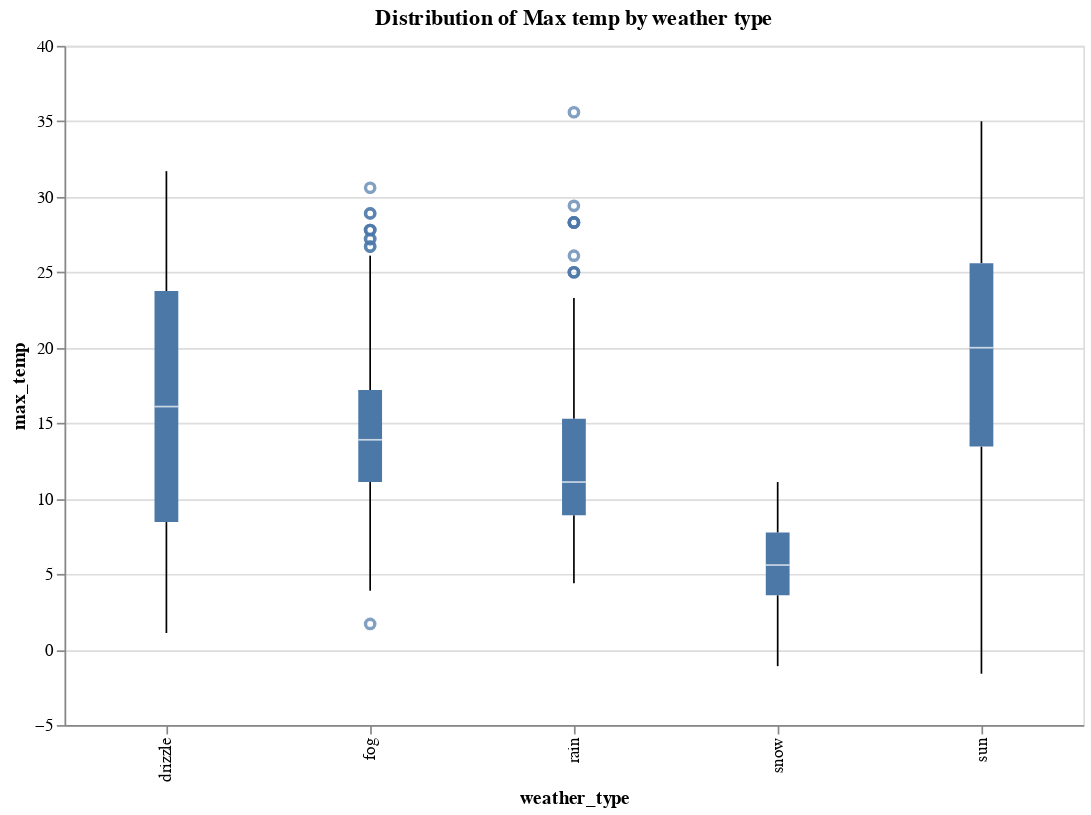

Notebook source saved alongside this figure:
### Code cell
alt.Chart(weather).mark_boxplot().encode(alt.Y("temp_max:Q", title="max_temp"), alt.X("weather:N", title= "weather_type")).properties(title= "Distribution of Max temp by weather type", width=600, height=400)

### Figure 1 — Vega-Lite specification as saved in the notebook (floating-point values rounded to 4 significant figures; data arrays with more than 128 entries replaced by an {"elided": "..."} marker saying what was removed)
{"config": {"view": {"continuousWidth": 300, "continuousHeight": 300}}, "data": {"name": "data-6881b3c76720a51ecae2e2fb5659aff4"}, "mark": {"type": "boxplot"}, "encoding": {"x": {"field": "weather", "title": "weather_type", "type": "nominal"}, "y": {"field": "temp_max", "title": "max_temp", "type": "quantitative"}}, "height": 400, "title": "Distribution of Max temp by weather type", "width": 600, "$schema": "https://vega.github.io/schema/vega-lite/v5.20.1.json", "datasets": {"data-6881b3c76720a51ecae2e2fb5659aff4": {"elided": "1461 records"}}}
